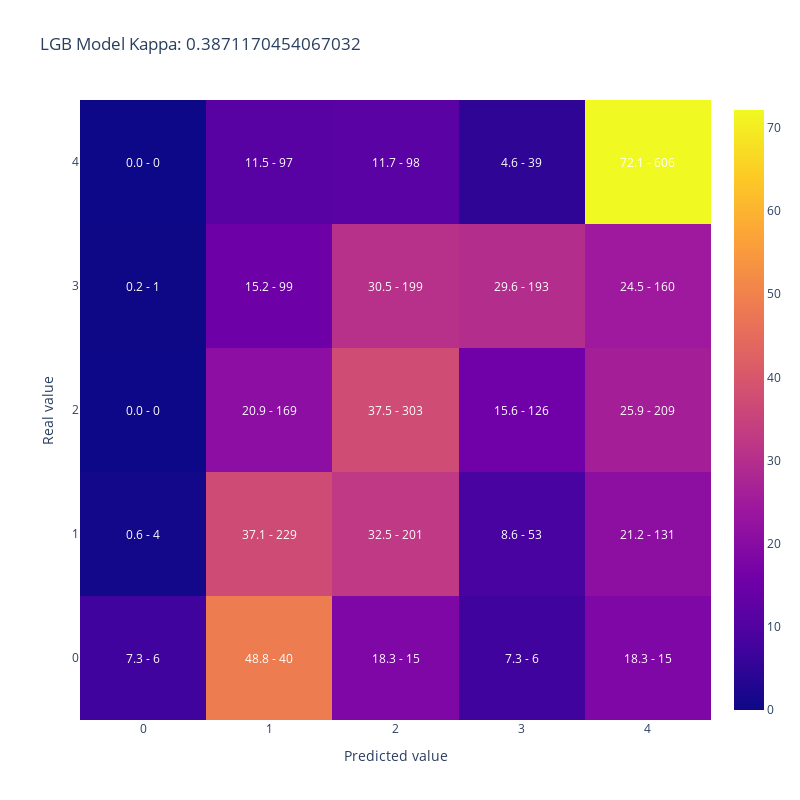

Notebook source saved alongside this figure:
### Code cell
plot_confusion_matrix(merged_datasets['AdoptionSpeed'],
                      merged_datasets['lgb_pred'], 
                    title = 'LGB Model Kappa: ' + str(cohen_kappa_score(merged_datasets['AdoptionSpeed'],
                                                                    merged_datasets['lgb_pred'], 
                                                                    weights='quadratic')))

### Figure 1 — Plotly figure (JSON) as saved in the notebook; plotly's stock layout.template omitted (floating-point values rounded to 4 significant figures)
{"data": [{"type": "heatmap", "x": [0, 1, 2, 3, 4], "y": [0, 1, 2, 3, 4], "z": [[7.317, 48.78, 18.29, 7.317, 18.29], [0.6472, 37.06, 32.52, 8.576, 21.2], [0, 20.94, 37.55, 15.61, 25.9], [0.1534, 15.18, 30.52, 29.6, 24.54], [0, 11.55, 11.67, 4.643, 72.14]]}], "layout": {"annotations": [{"font": {"color": "white"}, "showarrow": false, "text": "7.3 - 6", "x": 0, "xref": "x", "y": 0, "yref": "y"}, {"font": {"color": "white"}, "showarrow": false, "text": "48.8 - 40", "x": 1, "xref": "x", "y": 0, "yref": "y"}, {"font": {"color": "white"}, "showarrow": false, "text": "18.3 - 15", "x": 2, "xref": "x", "y": 0, "yref": "y"}, {"font": {"color": "white"}, "showarrow": false, "text": "7.3 - 6", "x": 3, "xref": "x", "y": 0, "yref": "y"}, {"font": {"color": "white"}, "showarrow": false, "text": "18.3 - 15", "x": 4, "xref": "x", "y": 0, "yref": "y"}, {"font": {"color": "white"}, "showarrow": false, "text": "0.6 - 4", "x": 0, "xref": "x", "y": 1, "yref": "y"}, {"font": {"color": "white"}, "showarrow": false, "text": "37.1 - 229", "x": 1, "xref": "x", "y": 1, "yref": "y"}, {"font": {"color": "white"}, "showarrow": false, "text": "32.5 - 201", "x": 2, "xref": "x", "y": 1, "yref": "y"}, {"font": {"color": "white"}, "showarrow": false, "text": "8.6 - 53", "x": 3, "xref": "x", "y": 1, "yref": "y"}, {"font": {"color": "white"}, "showarrow": false, "text": "21.2 - 131", "x": 4, "xref": "x", "y": 1, "yref": "y"}, {"font": {"color": "white"}, "showarrow": false, "text": "0.0 - 0", "x": 0, "xref": "x", "y": 2, "yref": "y"}, {"font": {"color": "white"}, "showarrow": false, "text": "20.9 - 169", "x": 1, "xref": "x", "y": 2, "yref": "y"}, {"font": {"color": "white"}, "showarrow": false, "text": "37.5 - 303", "x": 2, "xref": "x", "y": 2, "yref": "y"}, {"font": {"color": "white"}, "showarrow": false, "text": "15.6 - 126", "x": 3, "xref": "x", "y": 2, "yref": "y"}, {"font": {"color": "white"}, "showarrow": false, "text": "25.9 - 209", "x": 4, "xref": "x", "y": 2, "yref": "y"}, {"font": {"color": "white"}, "showarrow": false, "text": "0.2 - 1", "x": 0, "xref": "x", "y": 3, "yref": "y"}, {"font": {"color": "white"}, "showarrow": false, "text": "15.2 - 99", "x": 1, "xref": "x", "y": 3, "yref": "y"}, {"font": {"color": "white"}, "showarrow": false, "text": "30.5 - 199", "x": 2, "xref": "x", "y": 3, "yref": "y"}, {"font": {"color": "white"}, "showarrow": false, "text": "29.6 - 193", "x": 3, "xref": "x", "y": 3, "yref": "y"}, {"font": {"color": "white"}, "showarrow": false, "text": "24.5 - 160", "x": 4, "xref": "x", "y": 3, "yref": "y"}, {"font": {"color": "white"}, "showarrow": false, "text": "0.0 - 0", "x": 0, "xref": "x", "y": 4, "yref": "y"}, {"font": {"color": "white"}, "showarrow": false, "text": "11.5 - 97", "x": 1, "xref": "x", "y": 4, "yref": "y"}, {"font": {"color": "white"}, "showarrow": false, "text": "11.7 - 98", "x": 2, "xref": "x", "y": 4, "yref": "y"}, {"font": {"color": "white"}, "showarrow": false, "text": "4.6 - 39", "x": 3, "xref": "x", "y": 4, "yref": "y"}, {"font": {"color": "white"}, "showarrow": false, "text": "72.1 - 606", "x": 4, "xref": "x", "y": 4, "yref": "y"}], "height": 800, "title": {"text": "LGB Model Kappa: 0.3871170454067032"}, "width": 800, "xaxis": {"title": {"text": "Predicted value"}}, "yaxis": {"title": {"text": "Real value"}}}}
